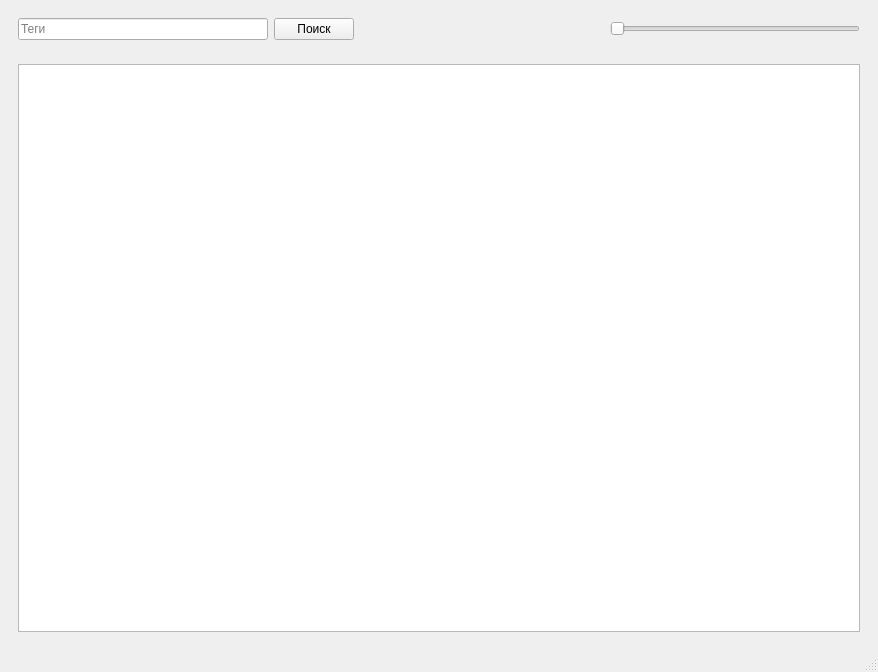
<?xml version="1.0" encoding="UTF-8"?>
<ui version="4.0">
 <class>MainWindow</class>
 <widget class="QMainWindow" name="MainWindow">
  <property name="geometry">
   <rect>
    <x>0</x>
    <y>0</y>
    <width>878</width>
    <height>672</height>
   </rect>
  </property>
  <property name="windowTitle">
   <string>BooruExplorer</string>
  </property>
  <widget class="QWidget" name="centralwidget">
   <layout class="QVBoxLayout" name="verticalLayout">
    <item>
     <widget class="QWidget" name="widgetHeader" native="true">
      <property name="maximumSize">
       <size>
        <width>16777215</width>
        <height>50</height>
       </size>
      </property>
      <layout class="QHBoxLayout" name="horizontalLayout">
       <item>
        <widget class="QLineEdit" name="searchBox_2">
         <property name="placeholderText">
          <string>Теги</string>
         </property>
        </widget>
       </item>
       <item>
        <widget class="QPushButton" name="searchButton">
         <property name="text">
          <string>Поиск</string>
         </property>
        </widget>
       </item>
       <item>
        <spacer name="horizontalSpacer">
         <property name="orientation">
          <enum>Qt::Orientation::Horizontal</enum>
         </property>
         <property name="sizeHint" stdset="0">
          <size>
           <width>241</width>
           <height>20</height>
          </size>
         </property>
        </spacer>
       </item>
       <item>
        <widget class="QSlider" name="horizontalSlider">
         <property name="orientation">
          <enum>Qt::Orientation::Horizontal</enum>
         </property>
        </widget>
       </item>
      </layout>
     </widget>
    </item>
    <item>
     <widget class="QWidget" name="widgetMain" native="true">
      <layout class="QHBoxLayout" name="horizontalLayout_2">
       <item>
        <widget class="QListWidget" name="listWidget">
         <property name="cursor" stdset="0">
          <cursorShape>ArrowCursor</cursorShape>
         </property>
         <property name="sizeAdjustPolicy">
          <enum>QAbstractScrollArea::SizeAdjustPolicy::AdjustToContents</enum>
         </property>
         <property name="showDropIndicator" stdset="0">
          <bool>false</bool>
         </property>
         <property name="dragEnabled">
          <bool>true</bool>
         </property>
         <property name="dragDropMode">
          <enum>QAbstractItemView::DragDropMode::NoDragDrop</enum>
         </property>
         <property name="selectionMode">
          <enum>QAbstractItemView::SelectionMode::ExtendedSelection</enum>
         </property>
         <property name="iconSize">
          <size>
           <width>256</width>
           <height>256</height>
          </size>
         </property>
         <property name="verticalScrollMode">
          <enum>QAbstractItemView::ScrollMode::ScrollPerPixel</enum>
         </property>
         <property name="horizontalScrollMode">
          <enum>QAbstractItemView::ScrollMode::ScrollPerPixel</enum>
         </property>
         <property name="movement">
          <enum>QListView::Movement::Static</enum>
         </property>
         <property name="flow">
          <enum>QListView::Flow::LeftToRight</enum>
         </property>
         <property name="resizeMode">
          <enum>QListView::ResizeMode::Adjust</enum>
         </property>
         <property name="gridSize">
          <size>
           <width>300</width>
           <height>300</height>
          </size>
         </property>
         <property name="viewMode">
          <enum>QListView::ViewMode::IconMode</enum>
         </property>
        </widget>
       </item>
      </layout>
     </widget>
    </item>
   </layout>
  </widget>
  <widget class="QStatusBar" name="statusbar">
   <property name="statusTip">
    <string/>
   </property>
  </widget>
 </widget>
 <resources/>
 <connections/>
</ui>
